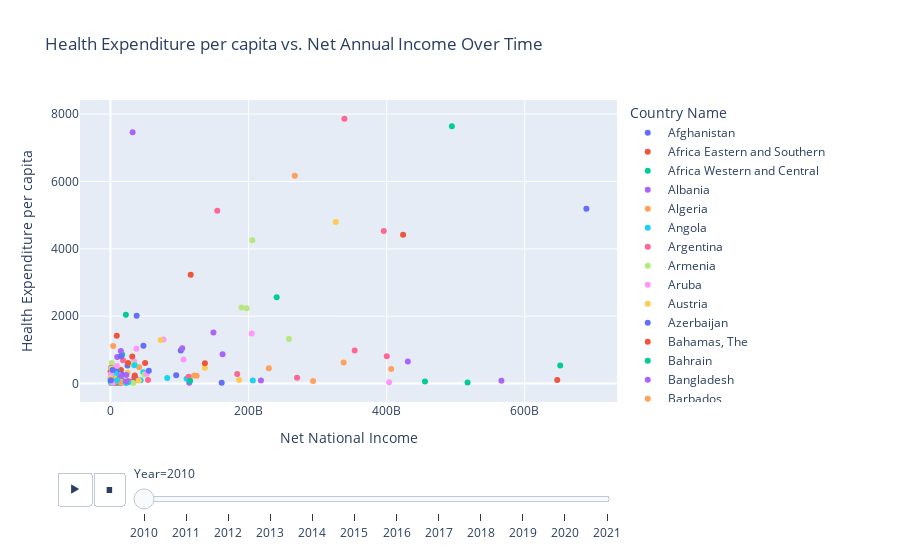

The code cell stored with this chart in its notebook:
### Code cell
import plotly.express as px

fig = px.scatter(
    merged_data, 
    x='Net_nationalincome', 
    y='Health_expenditures', 
    color='Country Name', 
    hover_name='Country Name', 
    animation_frame='Year', 
    title='Health Expenditure per capita vs. Net Annual Income Over Time',
    labels={'Net_nationalincome': 'Net National Income', 'Health_expenditures': 'Health Expenditure per capita'}
)
fig.show()
